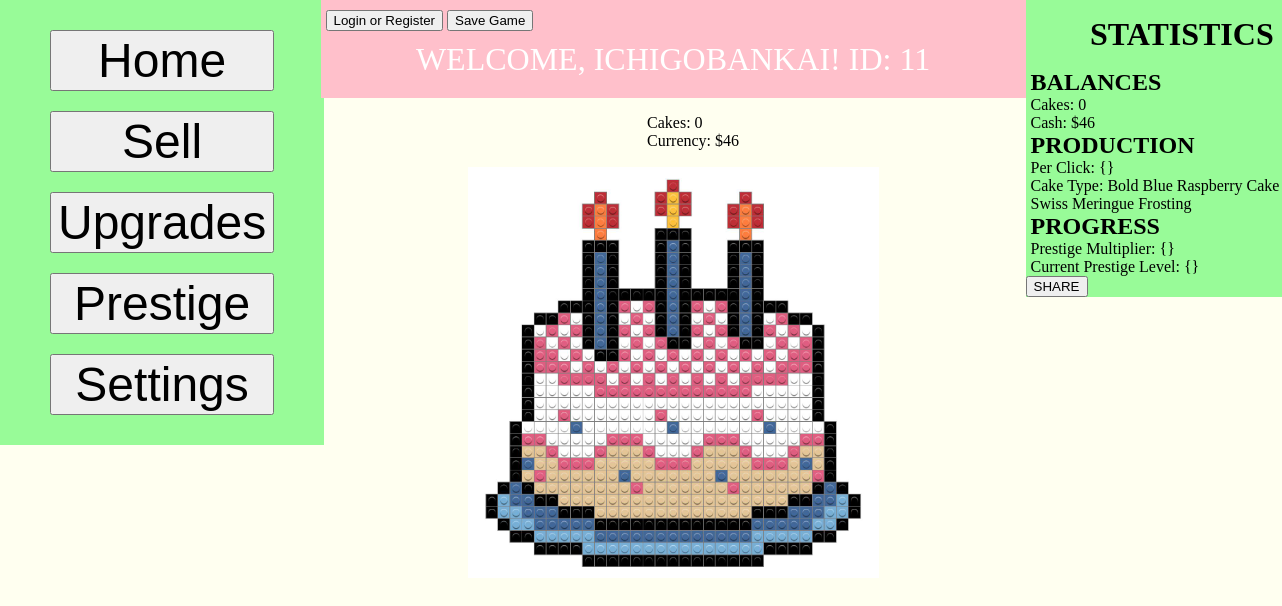
The page /index.php (signed in) on the database as committed earlier.
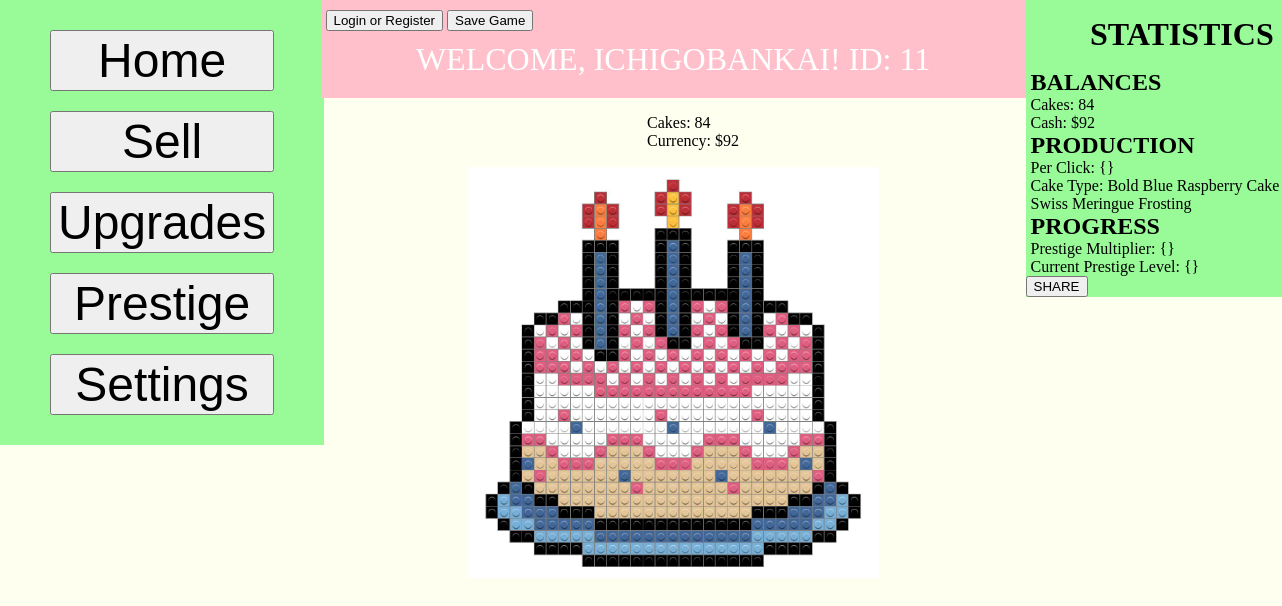
The same page on the database as committed later.
### tables this page shows
CREATE TABLE "player_save" (
    id INTEGER PRIMARY KEY,
    cakes INTEGER DEFAULT 0,
    currency INTEGER DEFAULT 0, "multiplier" INTEGER DEFAULT 1, clickPower INTEGER DEFAULT 1, cps INTEGER DEFAULT 0, bonus INTEGER DEFAULT 0,
    FOREIGN KEY (id) REFERENCES users(id)
);

### index.php (the view, shortened to what this page needs)
<?php
    require_once __DIR__ . '/php/config.php';
    $current_cakes = 0;
    $current_currency = 0;
    if(isset($_SESSION['user_id'])) {
        try {
            $dsn = "sqlite:$db";
            $pdo = new \PDO($dsn);
            $pdo->setAttribute(\PDO::ATTR_ERRMODE, \PDO::ERRMODE_EXCEPTION);
            $stmt = $pdo->prepare("SELECT cakes, currency, multiplier, clickPower, cps, bonus FROM player_save WHERE id = :user_id");
            $stmt->execute([':user_id' => $_SESSION['user_id']]);
            $player_data = $stmt->fetch(\PDO::FETCH_ASSOC);
            if($player_data) {
                $current_cakes = (int)$player_data['cakes'];
                $current_currency = (int)$player_data['currency'];
            } else {
            }
        } catch (\PDOException $e) {
            echo "Database connection failed: " . $e->getMessage();
        }
    }
?>
<!DOCTYPE html>
    <html lang="en">
    <head>
        <link rel="stylesheet" href="Styles/index.css">
    </head>
    <body>
        <div class="column1">
            <div id="nav">
                <ul>
                    <li><a href="index.php"><button id = "homeButton">Home</button></a></li>
                    <li><a href="sell_cakes.php"><button id = "sellButton">Sell</button></a></li>
                    <li><a href="upgrades.php"><button id = "upgradesButton">Upgrades</button></a></li>
                    <li><a href="prestige.html"><button id = "prestigeButton">Prestige</button></a></li>
                    <li><a href="settings.php"><button id = "settingsButton">Settings</button></a></li>
                </ul>
            </div>
        </div>
        <div class="column2">
            <div id="topBar">
                <a href="php/login.php"><button id = "loginButton">Login or Register</button></a>
                <button id="saveButton">Save Game</button>
                <?php
                    if (isset($_SESSION['username'])):
                ?>
                <div class="welcome-message">
                    <?php
                        echo 'WELCOME, ' . strtoupper($_SESSION['username']) . '!';
                        echo ' ID: ' . $_SESSION['user_id'];
                    ?>
                </div>
                    <?php else: ?>
                        <div class = "login-message">
                            <p>&#8593 LOG IN OR CREATE ACCOUNT TO PLAY</p>
                        </div>
                    <?php endif; ?>
            </div>
            <div id="currency">
                <ul>
                    <li>Cakes: <span id="clickCount1"><?php echo isset($current_cakes) ? $current_cakes : 0; ?></span></li>
                    <li>Currency: $<span id="cash"><?php echo isset($current_currency) ? $current_currency : 0; ?></span></li>
                </ul>
            </div>
            <div id="cake">
                <button id="clicker"><img src="Images/Cake_Placeholder.jpg" alt="Cake"></button>
            </div>
        </div>
        <div class="column3">
            <div id="stats">
                <h1>STATISTICS</h1>
                <h2>BALANCES</h2>
                    <ul>
                        <li>Cakes: <span id="clickCount2"><?php echo isset($current_cakes) ? $current_cakes : 0; ?></span></li>
                        <li>Cash: $<span id="money"><?php echo isset($current_currency) ? $current_currency : 0; ?></span></li>
                    </ul>
                <h2>PRODUCTION</h2>
                    <ul>
                        <li>Per Click: {}</li>
                        <li>Cake Type: <span id="cakeDetails"></span></li>
                    </ul>
                <h2>PROGRESS</h2>
                    <ul>
                        <li>Prestige Multiplier: {}</li>
                        <li>Current Prestige Level: {} </li>
                    </ul>
                <button>SHARE</button>
            </div>
        </div>
    </body>
</html>

### Styles/index.css (style rules this page uses)
html, body { margin: 0; padding: 0; height: 100%; background-color: ivory; }
.column1 { float: left; width: 25%; display: grid; }
.column2 { float: left; width: 55%; display: grid; }
.column3 { float: left; width: 5%; display: grid; }
#nav { height: 100%; background-color: palegreen; }
#nav ul { list-style-type: none; margin: 0; padding: 20px 0px; }
#nav ul li { display: block; padding: 10px 50px; }
#nav ul li button { width: 100%; font-size: 300%; }
#topBar { padding: 10px 5px; background-color: pink; }
.welcome-message { text-align: center; font-size: 200%; padding: 10px 0px; color: white; }
#currency { justify-items: center; }
#currency ul li { list-style-type: none; }
#cake button { display: block; margin-left: auto; margin-right: auto; width: 60%; border: none; background: none; cursor: pointer; }
#cake button img { width: 100%; }
#stats { height: 100%; width: 170%; background-color: palegreen; }
#stats h1 { padding: 16px 0px; margin: 0; text-align: center; }
#stats h2 { padding: 0px 5px; margin: 0; }
#stats ul { list-style-type: none; margin: 0; padding: 0px 5px; }

Rows that differ between the two databases and show on the page:
changed player_save: cakes "0" → "84"; currency "46" → "92"
